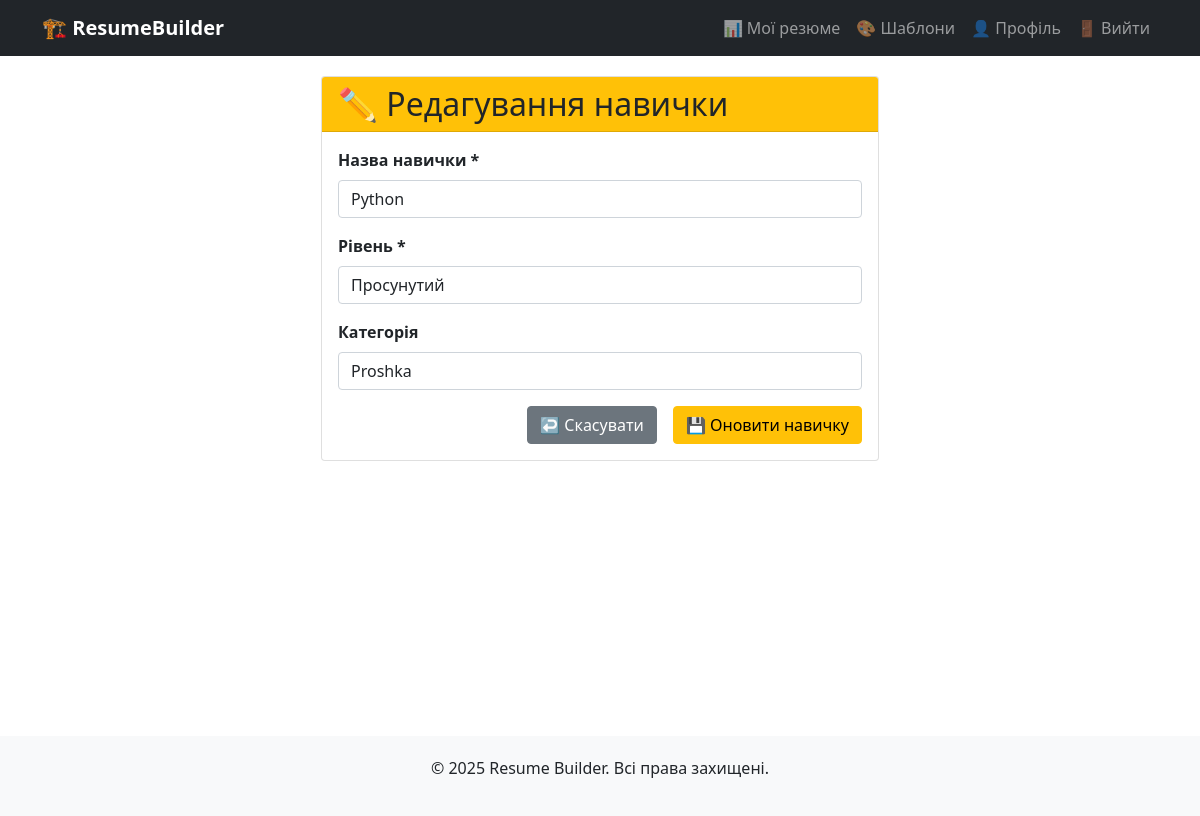
/skill/2/edit/ (signed in), run on the app's committed database.
### resumes/models.py (models this page shows)
class Skill(models.Model):
    SKILL_LEVELS = [
        ('beginner', 'Початківець'),
        ('intermediate', 'Середній'),
        ('advanced', 'Просунутий'),
        ('expert', 'Експерт'),
    ]
    resume = models.ForeignKey(
        Resume,
        on_delete=models.CASCADE,
        related_name='skills',
        verbose_name="Резюме"
    )
    name = models.CharField(
        max_length=50,
        verbose_name="Назва навички"
    )
    level = models.CharField(
        max_length=20,
        choices=SKILL_LEVELS,
        verbose_name="Рівень"
    )
    category = models.CharField(
        max_length=50,
        blank=True,
        verbose_name="Категорія"
    )

### resumes/views.py (the view)
# urls.py: path('skill/<int:skill_id>/edit/', views.edit_skill, name='edit_skill'),
@login_required
def edit_skill(request, skill_id):
    skill = get_object_or_404(Skill, id=skill_id, resume__user=request.user)
    if request.method == 'POST':
        form = SkillForm(request.POST, instance=skill)
        if form.is_valid():
            form.save()
            messages.success(request, 'Навичку оновлено!')
            return redirect('dashboard')
    else:
        form = SkillForm(instance=skill)
    return render(request, 'resumes/edit_skill.html', {
        'form': form,
        'skill': skill
    })

### resumes/forms.py
class SkillForm(forms.ModelForm):
    class Meta:
        model = Skill
        fields = ['name', 'level', 'category']
        widgets = {
            'name': forms.TextInput(attrs={'class': 'form-control'}),
            'level': forms.Select(attrs={'class': 'form-control'}),
            'category': forms.TextInput(attrs={'class': 'form-control'}),
        }

### templates/resumes/edit_skill.html (shortened to what this page needs)
{% extends 'base.html' %}
{% block content %}
<div class="row justify-content-center">
    <div class="col-md-6">
        <div class="card">
            <div class="card-header bg-warning text-dark">
                <h2 class="mb-0">✏️ Редагування навички</h2>
            </div>
            <div class="card-body">
                <form method="post">
                    <div class="mb-3">
                        <label class="form-label fw-bold">Назва навички *</label>
                        {{ form.name }}
                    </div>
                    <div class="mb-3">
                        <label class="form-label fw-bold">Рівень *</label>
                        {{ form.level }}
                    </div>
                    <div class="mb-3">
                        <label class="form-label fw-bold">Категорія</label>
                        {{ form.category }}
                    </div>
                    <div class="d-grid gap-2 d-md-flex justify-content-md-end">
                        <a href="{% url 'dashboard' %}" class="btn btn-secondary me-md-2">↩️ Скасувати</a>
                        <button type="submit" class="btn btn-warning">💾 Оновити навичку</button>
                    </div>
                </form>
            </div>
        </div>
    </div>
</div>
{% endblock %}

### data on the page
Skill: name "Python", level "Просунутий", category "Proshka"
